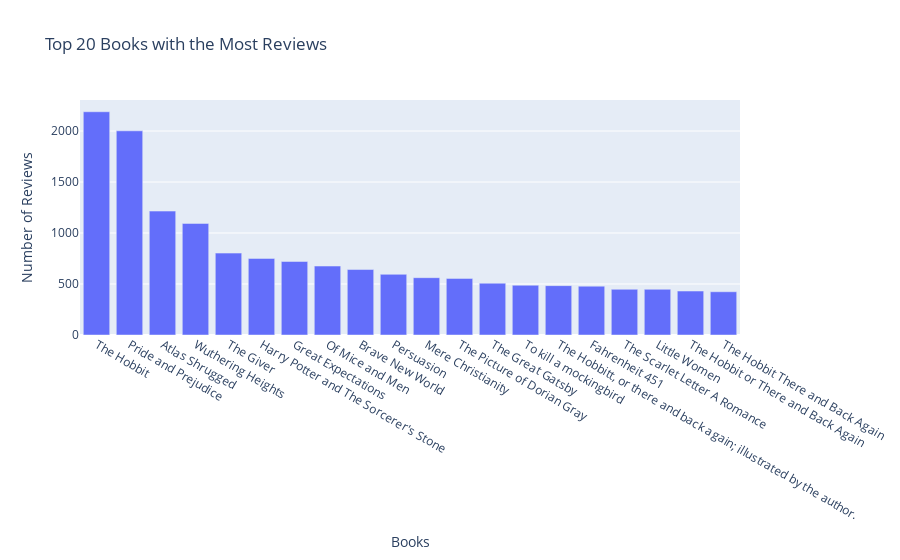

Source (notebook cell):
### Code cell
# draw a bar plot for the top 20 books with the most reviews using plotly
fig = px.bar(title_ratings.head(20), x=title_ratings.head(20).index, y=title_ratings.head(20).values, title='Top 20 Books with the Most Reviews', labels={'x': 'Books', 'y': 'Number of Reviews'})
fig.show()

### Figure 1 — Plotly figure (JSON) as saved in the notebook; plotly's stock layout.template omitted (floating-point values rounded to 4 significant figures)
{"data": [{"alignmentgroup": "True", "hovertemplate": "Books=%{x}<br>Number of Reviews=%{y}<extra></extra>", "legendgroup": "", "marker": {"color": "#636efa", "pattern": {"shape": ""}}, "name": "", "offsetgroup": "", "orientation": "v", "showlegend": false, "textposition": "auto", "type": "bar", "x": ["The Hobbit", "Pride and Prejudice", "Atlas Shrugged", "Wuthering Heights", "The Giver", "Harry Potter and The Sorcerer's Stone", "Great Expectations", "Of Mice and Men", "Brave New World", "Persuasion", "Mere Christianity", "The Picture of Dorian Gray", "The Great Gatsby", "To kill a mockingbird", "The Hobbitt, or there and back again; illustrated by the author.", "Fahrenheit 451", "The Scarlet Letter A Romance", "Little Women", "The Hobbit or There and Back Again", "The Hobbit There and Back Again"], "xaxis": "x", "y": [2189, 2002, 1215, 1094, 803, 751, 721, 676, 642, 595, 562, 555, 508, 488, 484, 479, 448, 448, 431, 424], "yaxis": "y"}], "layout": {"barmode": "relative", "legend": {"tracegroupgap": 0}, "title": {"text": "Top 20 Books with the Most Reviews"}, "xaxis": {"anchor": "y", "domain": [0, 1], "title": {"text": "Books"}}, "yaxis": {"anchor": "x", "domain": [0, 1], "title": {"text": "Number of Reviews"}}}}
